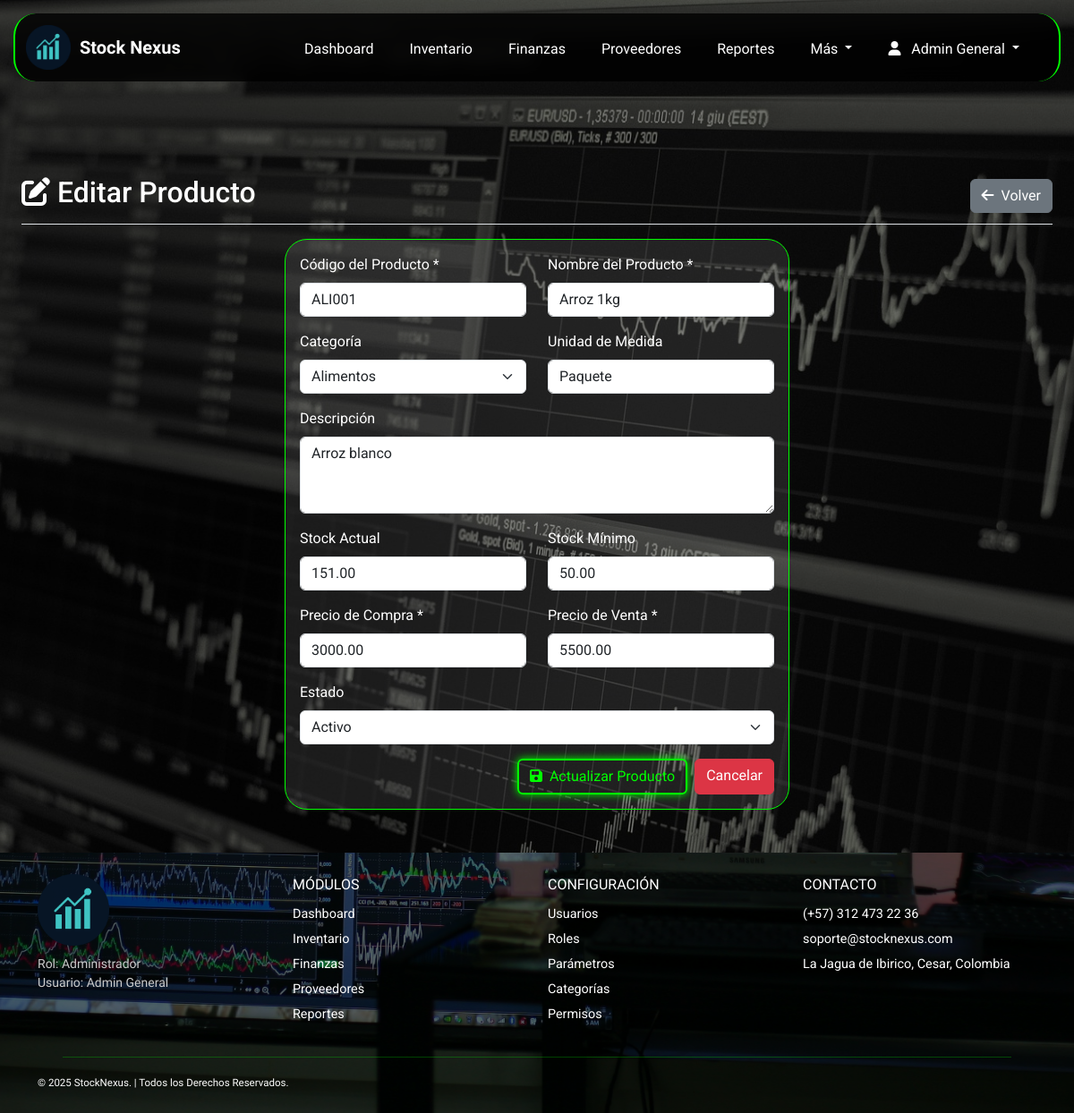
The app's page /index.php?page=editar_producto&id=6 (signed in), older data.
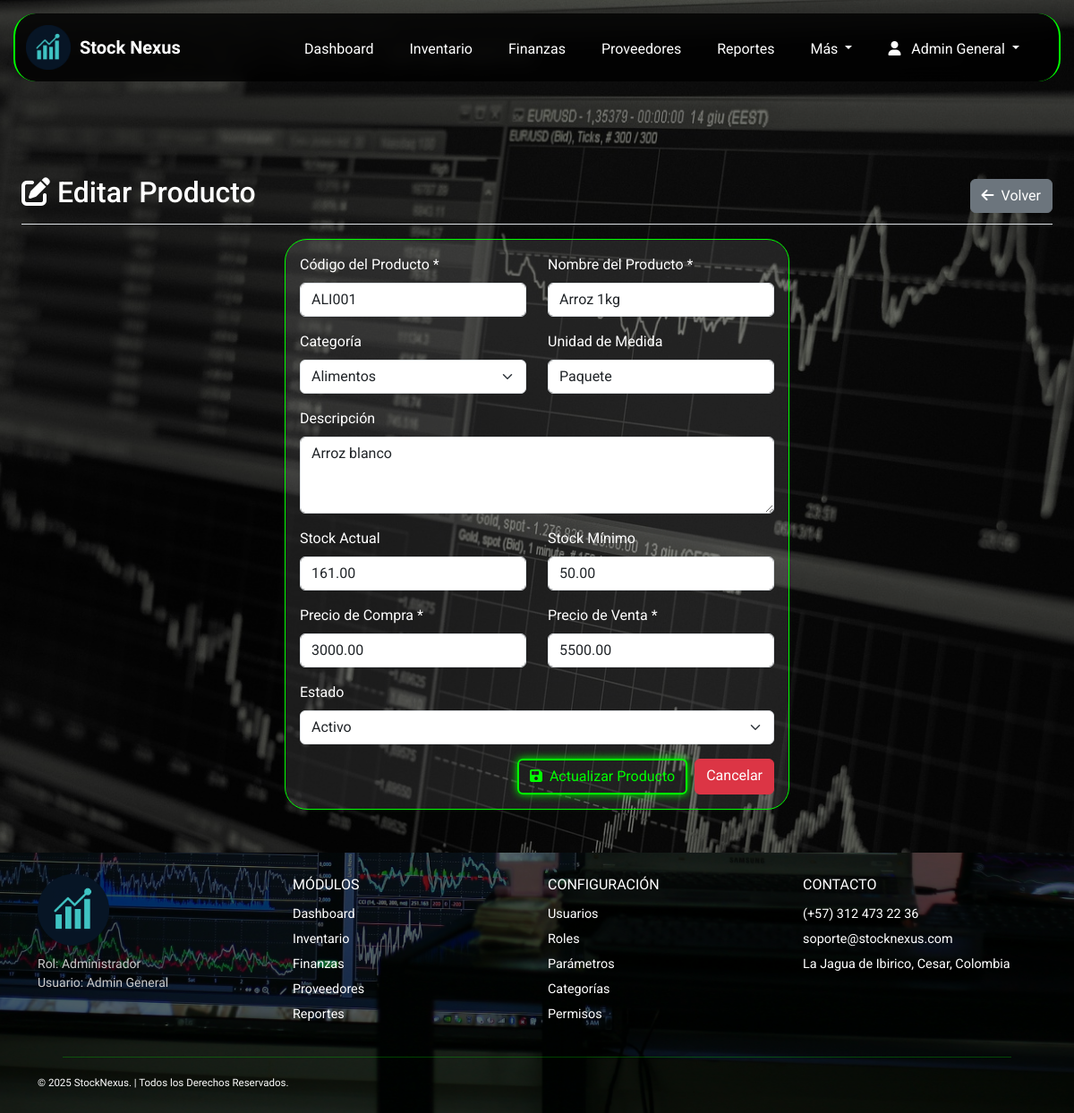
The same page, newer data.
### tables this page shows
CREATE TABLE `productos` (
  `id_producto` int(11) NOT NULL,
  `codigo_producto` varchar(50) NOT NULL,
  `nombre_producto` varchar(150) NOT NULL,
  `id_categoria` int(11) DEFAULT NULL,
  `descripcion` text DEFAULT NULL,
  `stock_actual` decimal(10,2) DEFAULT 0.00,
  `stock_minimo` decimal(10,2) DEFAULT 0.00,
  `unidad_medida` varchar(30) DEFAULT 'Unidad',
  `precio_compra` decimal(12,2) DEFAULT 0.00,
  `precio_venta` decimal(12,2) DEFAULT 0.00,
  `estado` enum('Activo','Inactivo') DEFAULT 'Activo'
);

CREATE TABLE `categorias` (
  `id_categoria` int(11) NOT NULL,
  `nombre_categoria` varchar(100) NOT NULL,
  `descripcion` text DEFAULT NULL,
  `estado` enum('Activo','Inactivo') DEFAULT 'Activo'
);

### app/controllers/ProductoController.php (called while the page is built, shortened)
<?php
class ProductoController {
    private $db;
    public function __construct($database) {
        $this->db = $database;
    }
    public function obtener($id) {
        try {
            $stmt = $this->db->prepare("
                SELECT p.*, c.nombre_categoria
                FROM productos p
                LEFT JOIN categorias c ON p.id_categoria = c.id_categoria
                WHERE p.id_producto = :id
            ");
            $stmt->bindParam(':id', $id);
            $stmt->execute();
            return $stmt->fetch();
        } catch (PDOException $e) {
            error_log("Error en obtener producto: " . $e->getMessage());
            return false;
        }
    }
}
?>

### app/controllers/CategoriaController.php (called while the page is built, shortened)
<?php
class CategoriaController {
    private $db;
    public function __construct($database) {
        $this->db = $database;
    }
    public function listar() {
        try {
            $stmt = $this->db->query("SELECT * FROM categorias ORDER BY nombre_categoria");
            return $stmt->fetchAll();
        } catch (PDOException $e) {
            error_log("Error en listar categorias: " . $e->getMessage());
            return [];
        }
    }
}
?>

### app/views/productos/editar_producto.php (the view, shortened to what the changed rows need)
<?php
$id = $_GET['id'] ?? null;
$productoController = new ProductoController($db);
$categoriaController = new CategoriaController($db);
$producto = $productoController->obtener($id);
$categorias = $categoriaController->listar();
?>
<div class="container-fluid px-4 pb-5">
    <div class="d-flex justify-content-between flex-wrap flex-md-nowrap align-items-center pt-3 pb-2 mb-3 border-bottom"
         style="margin-top:180px;">
        <h1 class="h2"><i class="fas fa-edit me-2"></i>Editar Producto</h1>
        <div class="btn-toolbar mb-2 mb-md-0">
            <a href="index.php?page=productos" class="btn btn-secondary">
                <i class="fas fa-arrow-left me-2"></i>Volver
            </a>
        </div>
    </div>
    <div class="row justify-content-center">
        <div class="col-lg-8 col-xl-6">
            <div class="card">
                <div class="card-body">
                    <form method="POST">
                        <div class="row">
                            <div class="col-md-6">
                                <div class="mb-3">
                                    <label for="codigo_producto" class="form-label text-white">Código del Producto *</label>
                                    <input type="text" class="form-control" id="codigo_producto" name="codigo_producto"
                                           value="<?= htmlspecialchars($producto['codigo_producto']) ?>" required>
                                </div>
                            </div>
                            <div class="col-md-6">
                                <div class="mb-3">
                                    <label for="nombre_producto" class="form-label text-white">Nombre del Producto *</label>
                                    <input type="text" class="form-control" id="nombre_producto" name="nombre_producto"
                                           value="<?= htmlspecialchars($producto['nombre_producto']) ?>" required>
                                </div>
                            </div>
                        </div>
                        <div class="row">
                            <div class="col-md-6">
                                <div class="mb-3">
                                    <label for="id_categoria" class="form-label text-white">Categoría</label>
                                    <select class="form-select" id="id_categoria" name="id_categoria">
                                        <?php foreach ($categorias as $categoria): ?>
                                            <option value="<?= $categoria['id_categoria'] ?>"
                                                <?= $producto['id_categoria'] == $categoria['id_categoria'] ? 'selected' : '' ?>>
                                                <?= $categoria['nombre_categoria'] ?>
                                            </option>
                                        <?php endforeach; ?>
                                    </select>
                                </div>
                            </div>
                            <div class="col-md-6">
                                <div class="mb-3">
                                    <label for="unidad_medida" class="form-label text-white">Unidad de Medida</label>
                                    <input type="text" class="form-control" id="unidad_medida" name="unidad_medida"
                                           value="<?= htmlspecialchars($producto['unidad_medida']) ?>">
                                </div>
                            </div>
                        </div>
                        <div class="mb-3">
                            <label for="descripcion" class="form-label text-white">Descripción</label>
                            <textarea class="form-control" id="descripcion" name="descripcion" rows="3"><?= htmlspecialchars($producto['descripcion']) ?></textarea>
                        </div>
                        <div class="row">
                            <div class="col-md-6">
                                <div class="mb-3">
                                    <label for="stock_actual" class="form-label text-white">Stock Actual</label>
                                    <input type="number" class="form-control" id="stock_actual" name="stock_actual"
                                           value="<?= $producto['stock_actual'] ?>" step="0.01">
                                </div>
                            </div>
                            <div class="col-md-6">
                                <div class="mb-3">
                                    <label for="stock_minimo" class="form-label text-white">Stock Mínimo</label>
                                    <input type="number" class="form-control" id="stock_minimo" name="stock_minimo"
                                           value="<?= $producto['stock_minimo'] ?>" step="0.01">
                                </div>
                            </div>
                        </div>
                        <div class="row">
                            <div class="col-md-6">
                                <div class="mb-3">
                                    <label for="precio_compra" class="form-label text-white">Precio de Compra *</label>
                                    <input type="number" class="form-control" id="precio_compra" name="precio_compra"
                                           value="<?= $producto['precio_compra'] ?>" required step="0.01" min="0">
                                </div>
                            </div>
                            <div class="col-md-6">
                                <div class="mb-3">
                                    <label for="precio_venta" class="form-label text-white">Precio de Venta *</label>
                                    <input type="number" class="form-control" id="precio_venta" name="precio_venta"
                                           value="<?= $producto['precio_venta'] ?>" required step="0.01" min="0">
                                </div>
                            </div>
                        </div>
                        <div class="mb-3">
                            <label for="estado" class="form-label text-white">Estado</label>
                            <select class="form-select" id="estado" name="estado">
                                <option value="Activo" <?= $producto['estado'] == 'Activo' ? 'selected' : '' ?>>Activo</option>
                            </select>
                        </div>
                        <div class="d-grid gap-2 d-md-flex justify-content-md-end">
                            <button type="submit" class="btn btn-neon">
                                <i class="fas fa-save me-2"></i>Actualizar Producto
                            </button>
                            <a href="index.php?page=productos" class="btn btn-danger">Cancelar</a>
                        </div>
                    </form>
                </div>
            </div>
        </div>
    </div>
</div>

Row changes from the older to the newer data that the page shows:
changed productos "ALI001": stock_actual "151.00" → "161.00"
